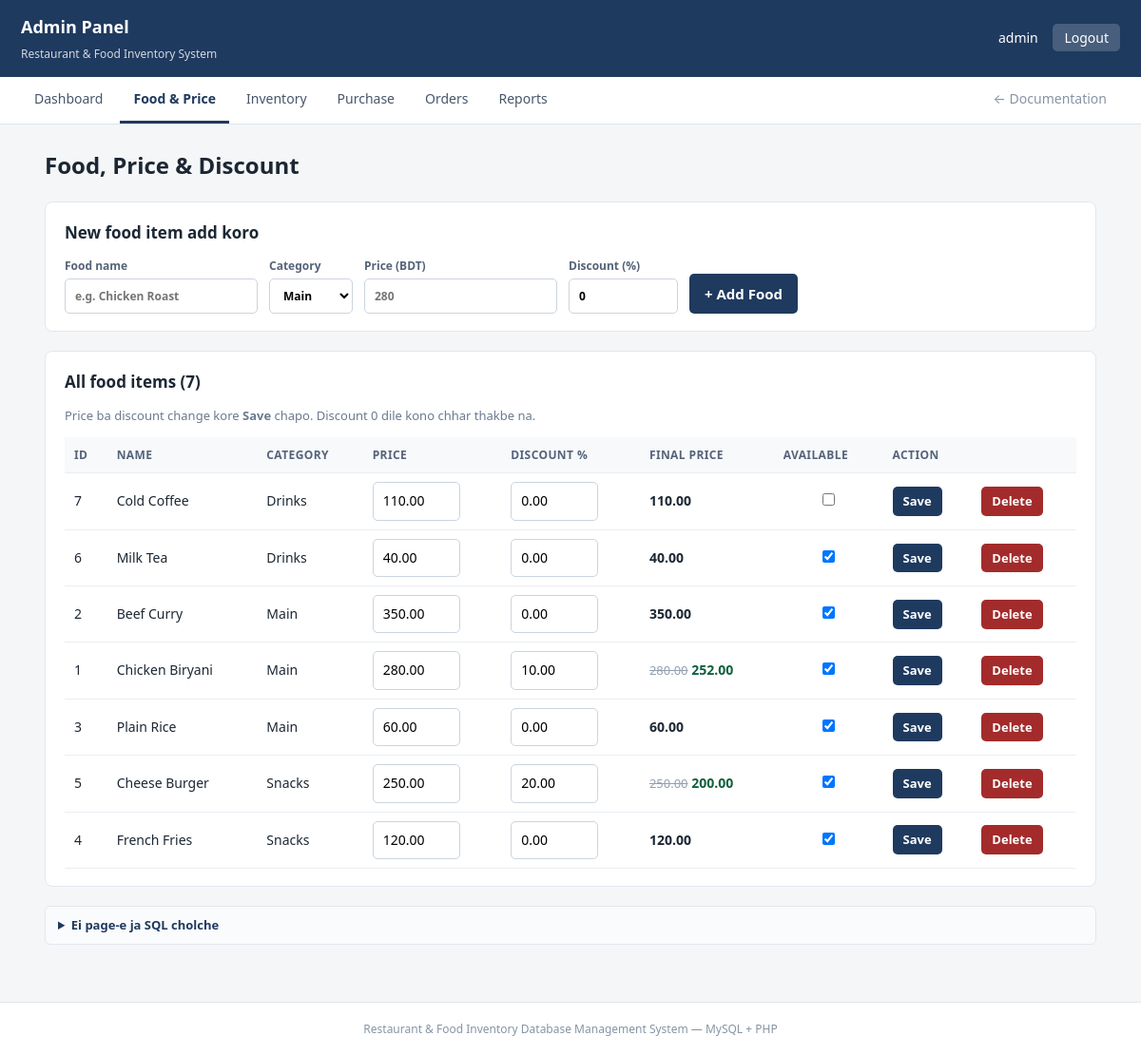
/admin/food.php (signed in), run on the app's committed database.
### tables this page shows
CREATE TABLE menu_items (
    menu_id      INT AUTO_INCREMENT PRIMARY KEY,
    name         VARCHAR(100) NOT NULL UNIQUE,
    category     VARCHAR(30)  NOT NULL,
    price        DECIMAL(10,2) NOT NULL,
    discount     DECIMAL(5,2)  NOT NULL DEFAULT 0,    
    is_available TINYINT(1)   NOT NULL DEFAULT 1,
    CHECK (price > 0),
    CHECK (discount >= 0 AND discount <= 100)
);

### admin/food.php (the view, shortened to what this page needs)
<?php
require __DIR__ . '/../config.php';
$list_sql = "SELECT menu_id, name, category, price, discount,
                    ROUND(price - (price * discount / 100), 2) AS final_price,
                    is_available
             FROM menu_items
             ORDER BY category, name";
$items = $conn->query($list_sql);
require __DIR__ . '/../header.php';
?>
<div class="card">
  <h2>New food item add koro</h2>
  <form method="post" class="rowform">
    <label>Food name
      <input type="text" name="name" required placeholder="e.g. Chicken Roast">
    </label>
    <label>Category
      <select name="category">
        <option>Main</option>
      </select>
    </label>
    <label>Price (BDT)
      <input type="number" name="price" step="0.01" min="1" required placeholder="280">
    </label>
    <label>Discount (%)
      <input type="number" name="discount" step="0.01" min="0" max="100" value="0">
    </label>
    <button type="submit">+ Add Food</button>
  </form>
</div>
<div class="card">
  <h2>All food items (<?= $items->num_rows ?>)</h2>
  <p class="hint">Price ba discount change kore <b>Save</b> chapo.
     Discount 0 dile kono chhar thakbe na.</p>
  <table>
    <tr>
      <th>ID</th><th>Name</th><th>Category</th>
      <th>Price</th><th>Discount %</th><th>Final price</th>
      <th>Available</th><th colspan="2">Action</th>
    </tr>
    <?php while ($it = $items->fetch_assoc()):
          $id = (int)$it['menu_id']; ?>
    <tr>
      <td><?= $id ?></td>
      <td><?= h($it['name']) ?></td>
      <td><?= h($it['category']) ?></td>
      <td><input class="num" type="number" name="price" step="0.01" min="1"
                 form="f<?= $id ?>" value="<?= h($it['price']) ?>"></td>
      <td><input class="num" type="number" name="discount" step="0.01" min="0" max="100"
                 form="f<?= $id ?>" value="<?= h($it['discount']) ?>"></td>
      <td>
        <?php if ($it['discount'] > 0): ?>
          <span class="old"><?= tk($it['price']) ?></span>
          <b class="new"><?= tk($it['final_price']) ?></b>
        <?php else: ?>
          <b><?= tk($it['final_price']) ?></b>
        <?php endif; ?>
      </td>
      <td style="text-align:center">
        <input type="checkbox" name="is_available" value="1" form="f<?= $id ?>"
               <?= $it['is_available'] ? 'checked' : '' ?>>
      </td>
      <td class="nowrap">
        <form id="f<?= $id ?>" method="post">
          <button class="sm" type="submit">Save</button>
        </form>
      </td>
      <td class="nowrap">
        <form method="post" onsubmit="return confirm('Delete <?= h($it['name']) ?>?')">
          <button class="sm danger" type="submit">Delete</button>
        </form>
      </td>
    </tr>
    <?php endwhile; ?>
  </table>
</div>
<?php
require __DIR__ . '/../footer.php';

### panel.css (style rules this page uses)
* { box-sizing: border-box; }
body { margin: 0; font: 15px/1.6 system-ui, -apple-system, "Segoe UI", Roboto, sans-serif; background: #f4f6f8; color: #1c2733; }
.card { background: #fff; border: 1px solid #e3e8ee; border-radius: 8px; padding: 18px 20px; margin-bottom: 20px; }
.card h2 { font-size: 17px; margin: 0 0 12px; }
.hint { font-size: 13px; color: #6b7a8d; margin: 0 0 12px; }
.rowform { display: flex; flex-wrap: wrap; gap: 12px; align-items: flex-end; }
.rowform label, .loginbox label { display: flex; flex-direction: column; gap: 4px; font-size: 12px; color: #55637a; font-weight: 600; }
input, select { font: inherit; padding: 8px 10px; border: 1px solid #cbd4de; border-radius: 5px; background: #fff; }
input.num { width: 92px; }
button { font: inherit; font-weight: 600; cursor: pointer; padding: 9px 16px; border: 0; border-radius: 5px; background: #1f3a5f; color: #fff; }
button.sm { padding: 5px 11px; font-size: 13px; }
button.danger { background: #a32b2b; }
table { width: 100%; border-collapse: collapse; font-size: 14px; }
th, td { padding: 9px 10px; text-align: left; border-bottom: 1px solid #eaeef3; }
th { background: #f7f9fb; font-size: 12px; text-transform: uppercase; letter-spacing: .4px; color: #55637a; }
.nowrap { white-space: nowrap; }
.old { text-decoration: line-through; color: #93a0b0; font-size: 13px; }
.new { color: #12603f; font-weight: 700; }

### data on the page
menu_items: menu_id "7", name "Cold Coffee", category "Drinks", price "110.00", discount "0.00", final_price "110.00"
menu_items: menu_id "6", name "Milk Tea", category "Drinks", price "40.00", discount "0.00", final_price "40.00", is_available "☑"
menu_items: menu_id "2", name "Beef Curry", category "Main", price "350.00", discount "0.00", final_price "350.00", is_available "☑"
menu_items: menu_id "1", name "Chicken Biryani", category "Main", price "280.00", discount "10.00", final_price "252.00", is_available "☑"
menu_items: menu_id "3", name "Plain Rice", category "Main", price "60.00", discount "0.00", final_price "60.00", is_available "☑"
menu_items: menu_id "5", name "Cheese Burger", category "Snacks", price "250.00", discount "20.00", final_price "200.00", is_available "☑"
menu_items: menu_id "4", name "French Fries", category "Snacks", price "120.00", discount "0.00", final_price "120.00", is_available "☑"

### other printed values
$uname "admin"
$label "Dashboard"
$label "Food & Price"
$label "Inventory"
$label "Purchase"
$label "Orders"
$label "Reports"
$page_title "Food, Price & Discount"
$items->num_rows "7"
